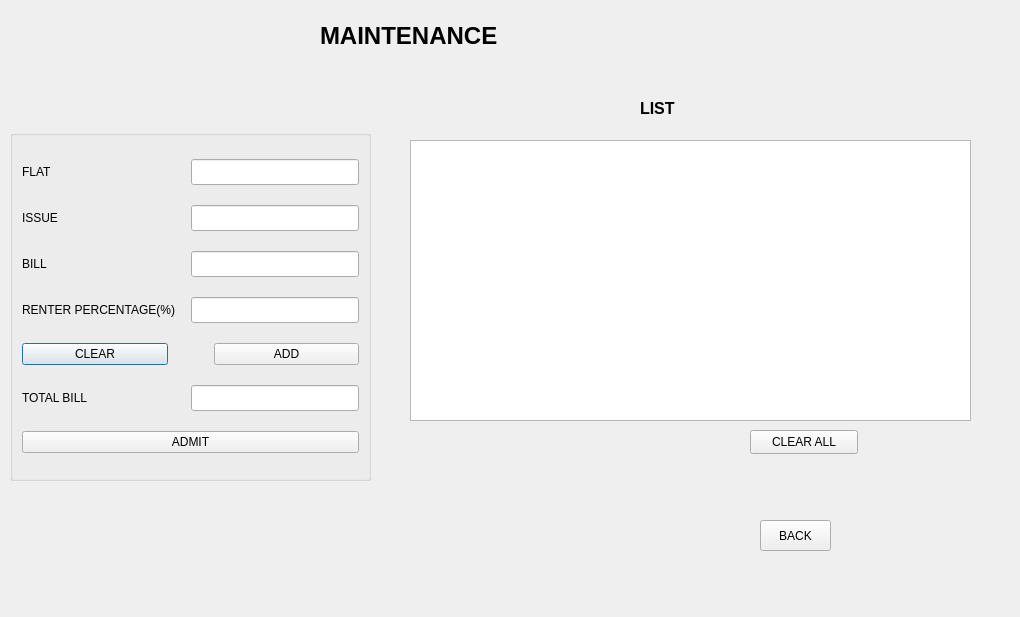
<?xml version="1.0" encoding="UTF-8"?>
<ui version="4.0">
 <class>MAINTENANCE</class>
 <widget class="QDialog" name="MAINTENANCE">
  <property name="geometry">
   <rect>
    <x>0</x>
    <y>0</y>
    <width>1020</width>
    <height>617</height>
   </rect>
  </property>
  <property name="windowTitle">
   <string>MAINTENANCE</string>
  </property>
  <widget class="QGroupBox" name="groupBox_2">
   <property name="geometry">
    <rect>
     <x>10</x>
     <y>130</y>
     <width>361</width>
     <height>351</height>
    </rect>
   </property>
   <property name="minimumSize">
    <size>
     <width>0</width>
     <height>192</height>
    </size>
   </property>
   <property name="font">
    <font>
     <strikeout>false</strikeout>
     <kerning>true</kerning>
    </font>
   </property>
   <property name="statusTip">
    <string/>
   </property>
   <property name="whatsThis">
    <string/>
   </property>
   <property name="autoFillBackground">
    <bool>false</bool>
   </property>
   <property name="title">
    <string/>
   </property>
   <property name="flat">
    <bool>false</bool>
   </property>
   <property name="checkable">
    <bool>false</bool>
   </property>
   <layout class="QVBoxLayout" name="verticalLayout_3">
    <property name="sizeConstraint">
     <enum>QLayout::SetDefaultConstraint</enum>
    </property>
    <item>
     <layout class="QHBoxLayout" name="horizontalLayout_17">
      <property name="spacing">
       <number>0</number>
      </property>
      <item>
       <widget class="QLabel" name="label_18">
        <property name="sizePolicy">
         <sizepolicy hsizetype="Preferred" vsizetype="Preferred">
          <horstretch>0</horstretch>
          <verstretch>0</verstretch>
         </sizepolicy>
        </property>
        <property name="minimumSize">
         <size>
          <width>121</width>
          <height>26</height>
         </size>
        </property>
        <property name="text">
         <string>FLAT</string>
        </property>
       </widget>
      </item>
      <item>
       <widget class="QLineEdit" name="lineEdit_FLAT">
        <property name="sizePolicy">
         <sizepolicy hsizetype="Minimum" vsizetype="Fixed">
          <horstretch>0</horstretch>
          <verstretch>0</verstretch>
         </sizepolicy>
        </property>
        <property name="minimumSize">
         <size>
          <width>121</width>
          <height>26</height>
         </size>
        </property>
        <property name="clearButtonEnabled">
         <bool>false</bool>
        </property>
       </widget>
      </item>
     </layout>
    </item>
    <item>
     <layout class="QHBoxLayout" name="horizontalLayout_12">
      <property name="spacing">
       <number>0</number>
      </property>
      <item>
       <widget class="QLabel" name="label_13">
        <property name="sizePolicy">
         <sizepolicy hsizetype="Preferred" vsizetype="Preferred">
          <horstretch>0</horstretch>
          <verstretch>0</verstretch>
         </sizepolicy>
        </property>
        <property name="minimumSize">
         <size>
          <width>121</width>
          <height>26</height>
         </size>
        </property>
        <property name="text">
         <string>ISSUE</string>
        </property>
       </widget>
      </item>
      <item>
       <widget class="QLineEdit" name="lineEdit_ISSUE">
        <property name="sizePolicy">
         <sizepolicy hsizetype="Minimum" vsizetype="Fixed">
          <horstretch>0</horstretch>
          <verstretch>0</verstretch>
         </sizepolicy>
        </property>
        <property name="minimumSize">
         <size>
          <width>121</width>
          <height>26</height>
         </size>
        </property>
        <property name="clearButtonEnabled">
         <bool>false</bool>
        </property>
       </widget>
      </item>
     </layout>
    </item>
    <item>
     <layout class="QHBoxLayout" name="horizontalLayout_13">
      <property name="spacing">
       <number>0</number>
      </property>
      <item>
       <widget class="QLabel" name="label_14">
        <property name="sizePolicy">
         <sizepolicy hsizetype="Preferred" vsizetype="Preferred">
          <horstretch>0</horstretch>
          <verstretch>0</verstretch>
         </sizepolicy>
        </property>
        <property name="minimumSize">
         <size>
          <width>121</width>
          <height>26</height>
         </size>
        </property>
        <property name="text">
         <string>BILL</string>
        </property>
       </widget>
      </item>
      <item>
       <widget class="QLineEdit" name="lineEdit_BILL">
        <property name="sizePolicy">
         <sizepolicy hsizetype="Minimum" vsizetype="Fixed">
          <horstretch>0</horstretch>
          <verstretch>0</verstretch>
         </sizepolicy>
        </property>
        <property name="minimumSize">
         <size>
          <width>121</width>
          <height>26</height>
         </size>
        </property>
        <property name="text">
         <string/>
        </property>
       </widget>
      </item>
     </layout>
    </item>
    <item>
     <layout class="QHBoxLayout" name="horizontalLayout_14">
      <property name="spacing">
       <number>0</number>
      </property>
      <item>
       <widget class="QLabel" name="label_15">
        <property name="sizePolicy">
         <sizepolicy hsizetype="Preferred" vsizetype="Preferred">
          <horstretch>0</horstretch>
          <verstretch>0</verstretch>
         </sizepolicy>
        </property>
        <property name="minimumSize">
         <size>
          <width>121</width>
          <height>26</height>
         </size>
        </property>
        <property name="text">
         <string>RENTER PERCENTAGE(%)</string>
        </property>
       </widget>
      </item>
      <item>
       <widget class="QLineEdit" name="lineEdit_PERCENTAGE">
        <property name="sizePolicy">
         <sizepolicy hsizetype="Minimum" vsizetype="Fixed">
          <horstretch>0</horstretch>
          <verstretch>0</verstretch>
         </sizepolicy>
        </property>
        <property name="minimumSize">
         <size>
          <width>121</width>
          <height>26</height>
         </size>
        </property>
        <property name="text">
         <string/>
        </property>
       </widget>
      </item>
     </layout>
    </item>
    <item>
     <layout class="QHBoxLayout" name="horizontalLayout_19">
      <item>
       <widget class="QPushButton" name="pushButton_clear_2">
        <property name="text">
         <string>CLEAR</string>
        </property>
       </widget>
      </item>
      <item>
       <spacer name="horizontalSpacer">
        <property name="orientation">
         <enum>Qt::Horizontal</enum>
        </property>
        <property name="sizeType">
         <enum>QSizePolicy::Preferred</enum>
        </property>
        <property name="sizeHint" stdset="0">
         <size>
          <width>40</width>
          <height>20</height>
         </size>
        </property>
       </spacer>
      </item>
      <item>
       <widget class="QPushButton" name="pushButton_ADD">
        <property name="text">
         <string>ADD</string>
        </property>
       </widget>
      </item>
     </layout>
    </item>
    <item>
     <layout class="QHBoxLayout" name="horizontalLayout_16">
      <property name="spacing">
       <number>0</number>
      </property>
      <item>
       <widget class="QLabel" name="label_17">
        <property name="sizePolicy">
         <sizepolicy hsizetype="Preferred" vsizetype="Preferred">
          <horstretch>0</horstretch>
          <verstretch>0</verstretch>
         </sizepolicy>
        </property>
        <property name="minimumSize">
         <size>
          <width>121</width>
          <height>26</height>
         </size>
        </property>
        <property name="text">
         <string>TOTAL BILL</string>
        </property>
       </widget>
      </item>
      <item>
       <widget class="QLineEdit" name="lineEdit_TOTAL">
        <property name="sizePolicy">
         <sizepolicy hsizetype="Minimum" vsizetype="Fixed">
          <horstretch>0</horstretch>
          <verstretch>0</verstretch>
         </sizepolicy>
        </property>
        <property name="minimumSize">
         <size>
          <width>121</width>
          <height>26</height>
         </size>
        </property>
        <property name="inputMethodHints">
         <set>Qt::ImhDigitsOnly</set>
        </property>
        <property name="text">
         <string/>
        </property>
        <property name="readOnly">
         <bool>true</bool>
        </property>
       </widget>
      </item>
     </layout>
    </item>
    <item>
     <layout class="QHBoxLayout" name="horizontalLayout_18">
      <item>
       <widget class="QPushButton" name="pushButton_ADMIT">
        <property name="text">
         <string>ADMIT</string>
        </property>
       </widget>
      </item>
     </layout>
    </item>
   </layout>
  </widget>
  <widget class="QTableWidget" name="tableWidget">
   <property name="geometry">
    <rect>
     <x>410</x>
     <y>140</y>
     <width>561</width>
     <height>281</height>
    </rect>
   </property>
  </widget>
  <widget class="QPushButton" name="pushButton_back">
   <property name="geometry">
    <rect>
     <x>760</x>
     <y>520</y>
     <width>71</width>
     <height>31</height>
    </rect>
   </property>
   <property name="text">
    <string>BACK</string>
   </property>
  </widget>
  <widget class="QLabel" name="label">
   <property name="geometry">
    <rect>
     <x>320</x>
     <y>20</y>
     <width>191</width>
     <height>31</height>
    </rect>
   </property>
   <property name="font">
    <font>
     <pointsize>18</pointsize>
     <bold>true</bold>
    </font>
   </property>
   <property name="text">
    <string>MAINTENANCE</string>
   </property>
  </widget>
  <widget class="QLabel" name="label_2">
   <property name="geometry">
    <rect>
     <x>640</x>
     <y>100</y>
     <width>49</width>
     <height>16</height>
    </rect>
   </property>
   <property name="font">
    <font>
     <pointsize>12</pointsize>
     <bold>true</bold>
    </font>
   </property>
   <property name="text">
    <string>LIST</string>
   </property>
  </widget>
  <widget class="QPushButton" name="pushButton_clear">
   <property name="geometry">
    <rect>
     <x>750</x>
     <y>430</y>
     <width>108</width>
     <height>24</height>
    </rect>
   </property>
   <property name="text">
    <string>CLEAR ALL</string>
   </property>
  </widget>
 </widget>
 <resources/>
 <connections/>
</ui>
